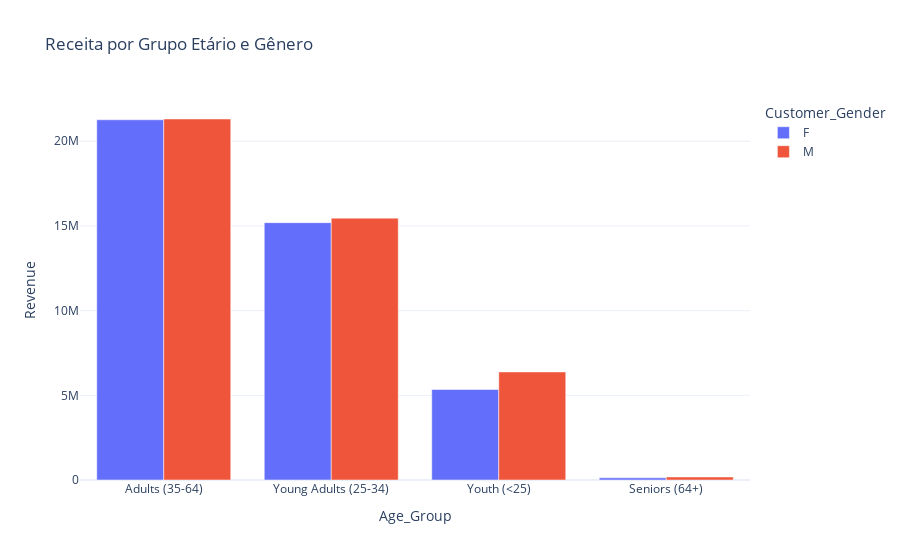

Write notebook code for a chart like this one.
### Markdown cell above
### **Análise de Clientes**

<hr>
<br>

### Code cell
#Vendas por faixa etária  e gênero
sales_by_demo = df.groupby(['Age_Group', 'Customer_Gender']).agg({
    'Revenue': 'sum',
    'Profit': 'sum',
    'Customer_Age': 'count'
}).rename(columns={'Customer_Age': 'Count'}).reset_index()


#Criando o Gráfico de barras agrupadas
fig = px.bar(sales_by_demo, x='Age_Group', y='Revenue',
             color='Customer_Gender', barmode='group',
             title='Receita por Grupo Etário e Gênero',
             hover_data=['Profit', 'Count'],
             template='plotly_white')
fig.update_layout(xaxis={'categoryorder':'total descending'})
fig.show()

### Figure 1 — Plotly figure (JSON) as saved in the notebook; plotly's stock layout.template omitted (floating-point values rounded to 4 significant figures)
{"data": [{"alignmentgroup": "True", "customdata": [[8116667, 27500], [65055, 334], [5575497, 18724], [1976649, 8166]], "hovertemplate": "Customer_Gender=F<br>Age_Group=%{x}<br>Revenue=%{y}<br>Profit=%{customdata[0]}<br>Count=%{customdata[1]}<extra></extra>", "legendgroup": "F", "marker": {"color": "#636efa", "pattern": {"shape": ""}}, "name": "F", "offsetgroup": "F", "orientation": "v", "showlegend": true, "textposition": "auto", "type": "bar", "x": ["Adults (35-64)", "Seniors (64+)", "Young Adults (25-34)", "Youth (<25)"], "xaxis": "x", "y": [21269149, 130050, 15194242, 5342158], "yaxis": "y"}, {"alignmentgroup": "True", "customdata": [[8204915, 28324], [73110, 396], [5811264, 19930], [2397943, 9662]], "hovertemplate": "Customer_Gender=M<br>Age_Group=%{x}<br>Revenue=%{y}<br>Profit=%{customdata[0]}<br>Count=%{customdata[1]}<extra></extra>", "legendgroup": "M", "marker": {"color": "#EF553B", "pattern": {"shape": ""}}, "name": "M", "offsetgroup": "M", "orientation": "v", "showlegend": true, "textposition": "auto", "type": "bar", "x": ["Adults (35-64)", "Seniors (64+)", "Young Adults (25-34)", "Youth (<25)"], "xaxis": "x", "y": [21315004, 177992, 15461372, 6381041], "yaxis": "y"}], "layout": {"barmode": "group", "legend": {"title": {"text": "Customer_Gender"}, "tracegroupgap": 0}, "title": {"text": "Receita por Grupo Etário e Gênero"}, "xaxis": {"anchor": "y", "categoryorder": "total descending", "domain": [0, 1], "title": {"text": "Age_Group"}}, "yaxis": {"anchor": "x", "domain": [0, 1], "title": {"text": "Revenue"}}}}
